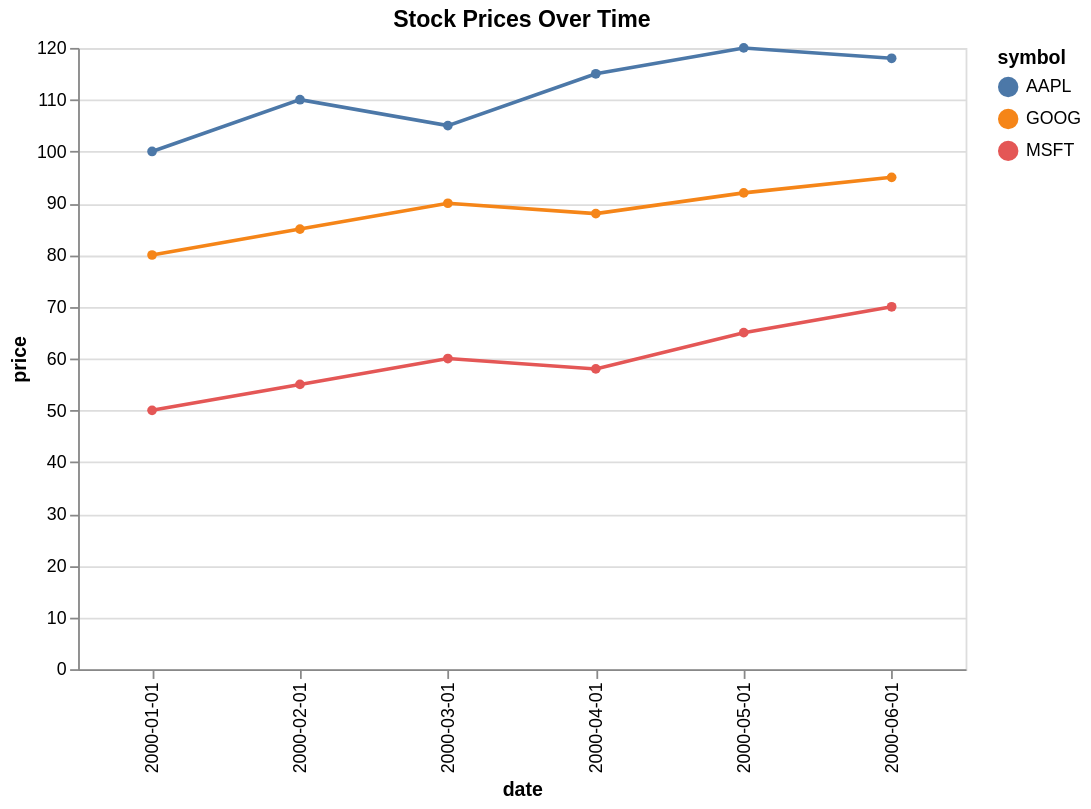

This figure's Vega-Lite source:
### Vega-Lite specification from a JSON file in a GitHub repository (floating-point values rounded to 4 significant figures)
{"$schema": "https://vega.github.io/schema/vega-lite/v5.json", "height": 350, "encoding": {"tooltip": [{"field": "date", "type": "nominal"}, {"field": "symbol", "type": "nominal"}, {"field": "price", "type": "quantitative"}], "x": {"field": "date", "type": "nominal"}, "color": {"field": "symbol", "type": "nominal"}, "opacity": {"condition": {"param": "legend_selection", "value": 1, "empty": true}, "value": 0.15}, "y": {"field": "price", "type": "quantitative"}}, "data": {"values": [{"price": 100.0, "symbol": "AAPL", "date": "2000-01-01"}, {"price": 110.0, "symbol": "AAPL", "date": "2000-02-01"}, {"price": 105.0, "symbol": "AAPL", "date": "2000-03-01"}, {"price": 115.0, "symbol": "AAPL", "date": "2000-04-01"}, {"price": 120.0, "symbol": "AAPL", "date": "2000-05-01"}, {"price": 118.0, "symbol": "AAPL", "date": "2000-06-01"}, {"price": 80.0, "symbol": "GOOG", "date": "2000-01-01"}, {"price": 85.0, "symbol": "GOOG", "date": "2000-02-01"}, {"price": 90.0, "symbol": "GOOG", "date": "2000-03-01"}, {"price": 88.0, "symbol": "GOOG", "date": "2000-04-01"}, {"price": 92.0, "symbol": "GOOG", "date": "2000-05-01"}, {"price": 95.0, "symbol": "GOOG", "date": "2000-06-01"}, {"price": 50.0, "symbol": "MSFT", "date": "2000-01-01"}, {"price": 55.0, "symbol": "MSFT", "date": "2000-02-01"}, {"price": 60.0, "symbol": "MSFT", "date": "2000-03-01"}, {"price": 58.0, "symbol": "MSFT", "date": "2000-04-01"}, {"price": 65.0, "symbol": "MSFT", "date": "2000-05-01"}, {"price": 70.0, "symbol": "MSFT", "date": "2000-06-01"}]}, "title": "Stock Prices Over Time", "width": 500, "mark": {"point": true, "type": "line"}, "params": [{"name": "legend_selection", "bind": "legend", "select": {"fields": ["symbol"], "type": "point"}}]}
